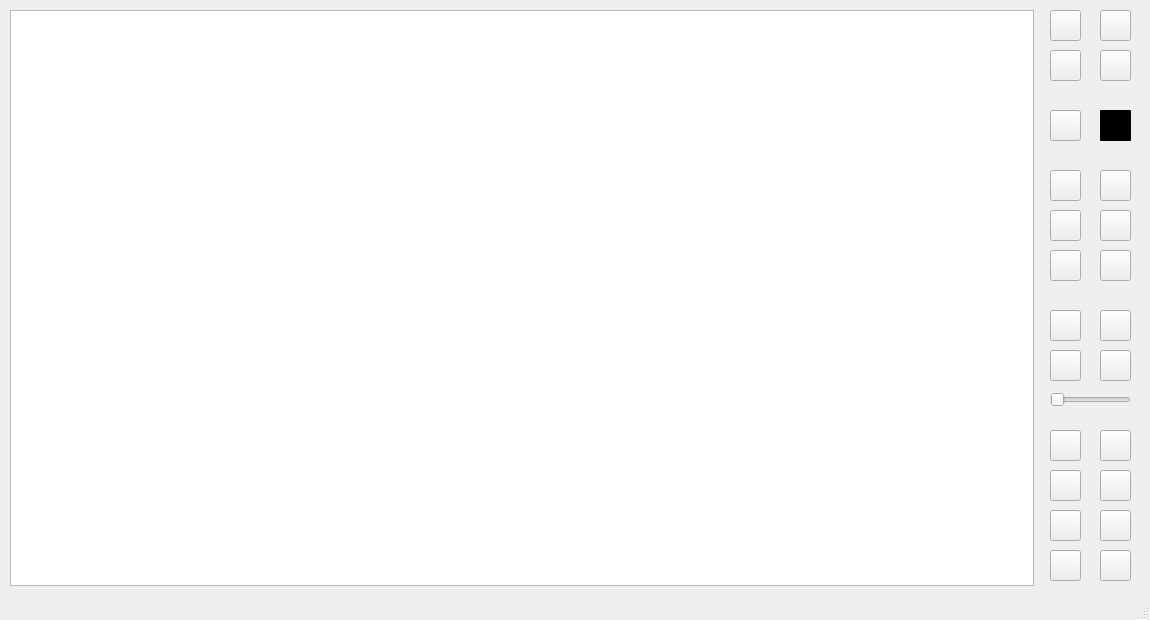
<?xml version="1.0" encoding="UTF-8"?>
<ui version="4.0">
 <class>DrawingWindow</class>
 <widget class="QMainWindow" name="DrawingWindow">
  <property name="geometry">
   <rect>
    <x>0</x>
    <y>0</y>
    <width>1150</width>
    <height>620</height>
   </rect>
  </property>
  <property name="minimumSize">
   <size>
    <width>1150</width>
    <height>620</height>
   </size>
  </property>
  <property name="maximumSize">
   <size>
    <width>1150</width>
    <height>620</height>
   </size>
  </property>
  <property name="windowTitle">
   <string>PicMan</string>
  </property>
  <property name="windowIcon">
   <iconset resource="../Resources/Logo.qrc">
    <normaloff>:/newLogo/Logo/Logo-1.png</normaloff>:/newLogo/Logo/Logo-1.png</iconset>
  </property>
  <widget class="QWidget" name="centralwidget">
   <widget class="QGraphicsView" name="graphicsView">
    <property name="geometry">
     <rect>
      <x>10</x>
      <y>10</y>
      <width>1024</width>
      <height>576</height>
     </rect>
    </property>
    <property name="minimumSize">
     <size>
      <width>1024</width>
      <height>576</height>
     </size>
    </property>
    <property name="maximumSize">
     <size>
      <width>1024</width>
      <height>576</height>
     </size>
    </property>
   </widget>
   <widget class="QPushButton" name="BrushButton">
    <property name="geometry">
     <rect>
      <x>1100</x>
      <y>10</y>
      <width>31</width>
      <height>31</height>
     </rect>
    </property>
    <property name="text">
     <string/>
    </property>
    <property name="icon">
     <iconset resource="../Resources/Icons.qrc">
      <normaloff>:/new/Icons/Icons/brush.svg</normaloff>:/new/Icons/Icons/brush.svg</iconset>
    </property>
   </widget>
   <widget class="QPushButton" name="EraserButton">
    <property name="geometry">
     <rect>
      <x>1050</x>
      <y>50</y>
      <width>31</width>
      <height>31</height>
     </rect>
    </property>
    <property name="text">
     <string/>
    </property>
    <property name="icon">
     <iconset resource="../Resources/Icons.qrc">
      <normaloff>:/new/Icons/Icons/eraser-fill.svg</normaloff>:/new/Icons/Icons/eraser-fill.svg</iconset>
    </property>
   </widget>
   <widget class="QPushButton" name="ColorButton">
    <property name="geometry">
     <rect>
      <x>1100</x>
      <y>110</y>
      <width>31</width>
      <height>31</height>
     </rect>
    </property>
    <property name="styleSheet">
     <string notr="true">background-color:  black;
border-radius: 1px;</string>
    </property>
    <property name="text">
     <string/>
    </property>
   </widget>
   <widget class="QPushButton" name="UndoButton">
    <property name="geometry">
     <rect>
      <x>1050</x>
      <y>510</y>
      <width>31</width>
      <height>31</height>
     </rect>
    </property>
    <property name="text">
     <string/>
    </property>
    <property name="icon">
     <iconset resource="../Resources/Icons.qrc">
      <normaloff>:/new/Icons/Icons/arrow-left.svg</normaloff>:/new/Icons/Icons/arrow-left.svg</iconset>
    </property>
   </widget>
   <widget class="QPushButton" name="RedoButton">
    <property name="geometry">
     <rect>
      <x>1100</x>
      <y>510</y>
      <width>31</width>
      <height>31</height>
     </rect>
    </property>
    <property name="text">
     <string/>
    </property>
    <property name="icon">
     <iconset resource="../Resources/Icons.qrc">
      <normaloff>:/new/Icons/Icons/arrow-right.svg</normaloff>:/new/Icons/Icons/arrow-right.svg</iconset>
    </property>
   </widget>
   <widget class="QPushButton" name="RectangleButton">
    <property name="geometry">
     <rect>
      <x>1050</x>
      <y>210</y>
      <width>31</width>
      <height>31</height>
     </rect>
    </property>
    <property name="text">
     <string/>
    </property>
    <property name="icon">
     <iconset resource="../Resources/Icons.qrc">
      <normaloff>:/new/Icons/Icons/square.svg</normaloff>:/new/Icons/Icons/square.svg</iconset>
    </property>
   </widget>
   <widget class="QPushButton" name="FillButton">
    <property name="geometry">
     <rect>
      <x>1100</x>
      <y>50</y>
      <width>31</width>
      <height>31</height>
     </rect>
    </property>
    <property name="text">
     <string/>
    </property>
    <property name="icon">
     <iconset resource="../Resources/Icons.qrc">
      <normaloff>:/new/Icons/Icons/paint-bucket.svg</normaloff>:/new/Icons/Icons/paint-bucket.svg</iconset>
    </property>
   </widget>
   <widget class="QPushButton" name="CircleButton">
    <property name="geometry">
     <rect>
      <x>1050</x>
      <y>250</y>
      <width>31</width>
      <height>31</height>
     </rect>
    </property>
    <property name="text">
     <string/>
    </property>
    <property name="icon">
     <iconset resource="../Resources/Icons.qrc">
      <normaloff>:/new/Icons/Icons/circle.svg</normaloff>:/new/Icons/Icons/circle.svg</iconset>
    </property>
   </widget>
   <widget class="QPushButton" name="HexagonButton">
    <property name="geometry">
     <rect>
      <x>1100</x>
      <y>210</y>
      <width>31</width>
      <height>31</height>
     </rect>
    </property>
    <property name="text">
     <string/>
    </property>
    <property name="icon">
     <iconset resource="../Resources/Icons.qrc">
      <normaloff>:/new/Icons/Icons/hexagon.svg</normaloff>:/new/Icons/Icons/hexagon.svg</iconset>
    </property>
   </widget>
   <widget class="QPushButton" name="LineButton">
    <property name="geometry">
     <rect>
      <x>1050</x>
      <y>170</y>
      <width>31</width>
      <height>31</height>
     </rect>
    </property>
    <property name="text">
     <string/>
    </property>
    <property name="icon">
     <iconset resource="../Resources/Icons.qrc">
      <normaloff>:/new/Icons/Icons/slash-lg.svg</normaloff>:/new/Icons/Icons/slash-lg.svg</iconset>
    </property>
   </widget>
   <widget class="QPushButton" name="CurveButton">
    <property name="geometry">
     <rect>
      <x>1100</x>
      <y>170</y>
      <width>31</width>
      <height>31</height>
     </rect>
    </property>
    <property name="text">
     <string/>
    </property>
    <property name="icon">
     <iconset resource="../Resources/Icons.qrc">
      <normaloff>:/new/Icons/Icons/chevron-up.svg</normaloff>:/new/Icons/Icons/chevron-up.svg</iconset>
    </property>
   </widget>
   <widget class="QPushButton" name="CustomButton">
    <property name="geometry">
     <rect>
      <x>1100</x>
      <y>250</y>
      <width>31</width>
      <height>31</height>
     </rect>
    </property>
    <property name="text">
     <string/>
    </property>
    <property name="icon">
     <iconset resource="../Resources/Icons.qrc">
      <normaloff>:/new/Icons/Icons/collection.svg</normaloff>:/new/Icons/Icons/collection.svg</iconset>
    </property>
   </widget>
   <widget class="QPushButton" name="SaveButton">
    <property name="geometry">
     <rect>
      <x>1050</x>
      <y>550</y>
      <width>31</width>
      <height>31</height>
     </rect>
    </property>
    <property name="text">
     <string/>
    </property>
    <property name="icon">
     <iconset resource="../Resources/Icons.qrc">
      <normaloff>:/new/Icons/Icons/download.svg</normaloff>:/new/Icons/Icons/download.svg</iconset>
    </property>
   </widget>
   <widget class="QPushButton" name="ThicknessButton">
    <property name="geometry">
     <rect>
      <x>1050</x>
      <y>110</y>
      <width>31</width>
      <height>31</height>
     </rect>
    </property>
    <property name="text">
     <string/>
    </property>
    <property name="icon">
     <iconset resource="../Resources/Icons.qrc">
      <normaloff>:/new/Icons/Icons/border-width.svg</normaloff>:/new/Icons/Icons/border-width.svg</iconset>
    </property>
   </widget>
   <widget class="QPushButton" name="RotateRightButton">
    <property name="geometry">
     <rect>
      <x>1050</x>
      <y>350</y>
      <width>31</width>
      <height>31</height>
     </rect>
    </property>
    <property name="text">
     <string/>
    </property>
    <property name="icon">
     <iconset resource="../Resources/Icons.qrc">
      <normaloff>:/new/Icons/Icons/rotateRight.svg</normaloff>:/new/Icons/Icons/rotateRight.svg</iconset>
    </property>
   </widget>
   <widget class="QPushButton" name="RotateLeftButton">
    <property name="geometry">
     <rect>
      <x>1100</x>
      <y>350</y>
      <width>31</width>
      <height>31</height>
     </rect>
    </property>
    <property name="text">
     <string/>
    </property>
    <property name="icon">
     <iconset resource="../Resources/Icons.qrc">
      <normaloff>:/new/Icons/Icons/rotateLeft.svg</normaloff>:/new/Icons/Icons/rotateLeft.svg</iconset>
    </property>
   </widget>
   <widget class="QPushButton" name="UploadButton">
    <property name="geometry">
     <rect>
      <x>1100</x>
      <y>550</y>
      <width>31</width>
      <height>31</height>
     </rect>
    </property>
    <property name="text">
     <string/>
    </property>
    <property name="icon">
     <iconset resource="../Resources/Icons.qrc">
      <normaloff>:/new/Icons/Icons/upload.svg</normaloff>:/new/Icons/Icons/upload.svg</iconset>
    </property>
   </widget>
   <widget class="QSlider" name="RotateSlider">
    <property name="geometry">
     <rect>
      <x>1050</x>
      <y>390</y>
      <width>81</width>
      <height>20</height>
     </rect>
    </property>
    <property name="orientation">
     <enum>Qt::Horizontal</enum>
    </property>
   </widget>
   <widget class="QPushButton" name="moveButton">
    <property name="geometry">
     <rect>
      <x>1050</x>
      <y>10</y>
      <width>31</width>
      <height>31</height>
     </rect>
    </property>
    <property name="text">
     <string/>
    </property>
    <property name="icon">
     <iconset resource="../Resources/Icons.qrc">
      <normaloff>:/new/Icons/Icons/arrows-move.svg</normaloff>:/new/Icons/Icons/arrows-move.svg</iconset>
    </property>
   </widget>
   <widget class="QPushButton" name="zoomButton">
    <property name="geometry">
     <rect>
      <x>1050</x>
      <y>310</y>
      <width>31</width>
      <height>31</height>
     </rect>
    </property>
    <property name="text">
     <string/>
    </property>
    <property name="icon">
     <iconset resource="../Resources/Icons.qrc">
      <normaloff>:/new/Icons/Icons/plus-lg.svg</normaloff>:/new/Icons/Icons/plus-lg.svg</iconset>
    </property>
   </widget>
   <widget class="QPushButton" name="unzoomButton">
    <property name="geometry">
     <rect>
      <x>1100</x>
      <y>310</y>
      <width>31</width>
      <height>31</height>
     </rect>
    </property>
    <property name="text">
     <string/>
    </property>
    <property name="icon">
     <iconset resource="../Resources/Icons.qrc">
      <normaloff>:/new/Icons/Icons/dash-lg.svg</normaloff>:/new/Icons/Icons/dash-lg.svg</iconset>
    </property>
   </widget>
   <widget class="QPushButton" name="copyButton">
    <property name="geometry">
     <rect>
      <x>1050</x>
      <y>470</y>
      <width>31</width>
      <height>31</height>
     </rect>
    </property>
    <property name="text">
     <string/>
    </property>
    <property name="icon">
     <iconset resource="../Resources/Icons.qrc">
      <normaloff>:/new/Icons/Icons/clipboard.svg</normaloff>:/new/Icons/Icons/clipboard.svg</iconset>
    </property>
   </widget>
   <widget class="QPushButton" name="delButton">
    <property name="geometry">
     <rect>
      <x>1100</x>
      <y>470</y>
      <width>31</width>
      <height>31</height>
     </rect>
    </property>
    <property name="text">
     <string/>
    </property>
    <property name="icon">
     <iconset resource="../Resources/Icons.qrc">
      <normaloff>:/new/Icons/Icons/x-lg.svg</normaloff>:/new/Icons/Icons/x-lg.svg</iconset>
    </property>
   </widget>
   <widget class="QPushButton" name="serializeButton">
    <property name="geometry">
     <rect>
      <x>1050</x>
      <y>430</y>
      <width>31</width>
      <height>31</height>
     </rect>
    </property>
    <property name="text">
     <string/>
    </property>
    <property name="icon">
     <iconset resource="../Resources/Icons.qrc">
      <normaloff>:/new/Icons/Icons/box.svg</normaloff>:/new/Icons/Icons/box.svg</iconset>
    </property>
   </widget>
   <widget class="QPushButton" name="deserializeButton">
    <property name="geometry">
     <rect>
      <x>1100</x>
      <y>430</y>
      <width>31</width>
      <height>31</height>
     </rect>
    </property>
    <property name="text">
     <string/>
    </property>
    <property name="icon">
     <iconset resource="../Resources/Icons.qrc">
      <normaloff>:/new/Icons/Icons/box-seam.svg</normaloff>:/new/Icons/Icons/box-seam.svg</iconset>
    </property>
   </widget>
  </widget>
  <widget class="QMenuBar" name="menubar">
   <property name="geometry">
    <rect>
     <x>0</x>
     <y>0</y>
     <width>1150</width>
     <height>25</height>
    </rect>
   </property>
  </widget>
  <widget class="QStatusBar" name="statusbar"/>
 </widget>
 <resources>
  <include location="../Resources/Icons.qrc"/>
  <include location="../Resources/Logo.qrc"/>
 </resources>
 <connections/>
</ui>
